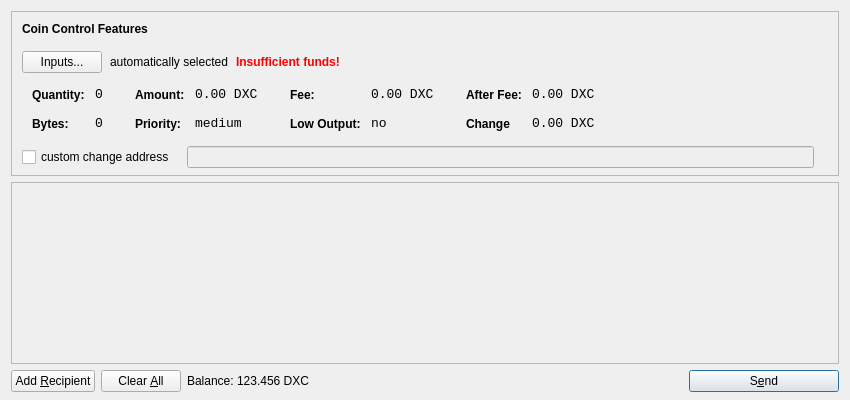
<?xml version="1.0" encoding="UTF-8"?>
<ui version="4.0">
 <class>SendCoinsDialog</class>
 <widget class="QDialog" name="SendCoinsDialog">
  <property name="geometry">
   <rect>
    <x>0</x>
    <y>0</y>
    <width>850</width>
    <height>400</height>
   </rect>
  </property>
  <property name="windowTitle">
   <string>Send Coins</string>
  </property>
  <layout class="QVBoxLayout" name="verticalLayout" stretch="0,1,0">
   <property name="bottomMargin">
    <number>8</number>
   </property>
   <item>
    <widget class="QFrame" name="frameCoinControl">
     <property name="sizePolicy">
      <sizepolicy hsizetype="Expanding" vsizetype="Expanding">
       <horstretch>0</horstretch>
       <verstretch>0</verstretch>
      </sizepolicy>
     </property>
     <property name="maximumSize">
      <size>
       <width>16777215</width>
       <height>16777215</height>
      </size>
     </property>
     <property name="frameShape">
      <enum>QFrame::StyledPanel</enum>
     </property>
     <property name="frameShadow">
      <enum>QFrame::Sunken</enum>
     </property>
     <layout class="QVBoxLayout" name="verticalLayoutCoinControl2">
      <property name="spacing">
       <number>-1</number>
      </property>
      <property name="leftMargin">
       <number>0</number>
      </property>
      <property name="topMargin">
       <number>0</number>
      </property>
      <property name="rightMargin">
       <number>0</number>
      </property>
      <property name="bottomMargin">
       <number>6</number>
      </property>
      <item>
       <layout class="QVBoxLayout" name="verticalLayoutCoinControl" stretch="0,0,0,0,1">
        <property name="spacing">
         <number>0</number>
        </property>
        <property name="leftMargin">
         <number>10</number>
        </property>
        <property name="topMargin">
         <number>10</number>
        </property>
        <item>
         <layout class="QHBoxLayout" name="horizontalLayoutCoinControl1">
          <property name="bottomMargin">
           <number>15</number>
          </property>
          <item>
           <widget class="QLabel" name="labelCoinControlFeatures">
            <property name="sizePolicy">
             <sizepolicy hsizetype="Preferred" vsizetype="Maximum">
              <horstretch>0</horstretch>
              <verstretch>0</verstretch>
             </sizepolicy>
            </property>
            <property name="font">
             <font>
              <weight>75</weight>
              <bold>true</bold>
             </font>
            </property>
            <property name="styleSheet">
             <string notr="true">font-weight:bold;</string>
            </property>
            <property name="text">
             <string>Coin Control Features</string>
            </property>
           </widget>
          </item>
         </layout>
        </item>
        <item>
         <layout class="QHBoxLayout" name="horizontalLayoutCoinControl2" stretch="0,0,0,0">
          <property name="spacing">
           <number>8</number>
          </property>
          <property name="bottomMargin">
           <number>10</number>
          </property>
          <item>
           <widget class="QPushButton" name="pushButtonCoinControl">
            <property name="styleSheet">
             <string notr="true"/>
            </property>
            <property name="text">
             <string>Inputs...</string>
            </property>
           </widget>
          </item>
          <item>
           <widget class="QLabel" name="labelCoinControlAutomaticallySelected">
            <property name="text">
             <string>automatically selected</string>
            </property>
            <property name="margin">
             <number>5</number>
            </property>
           </widget>
          </item>
          <item>
           <widget class="QLabel" name="labelCoinControlInsuffFunds">
            <property name="font">
             <font>
              <weight>75</weight>
              <bold>true</bold>
             </font>
            </property>
            <property name="styleSheet">
             <string notr="true">color:red;font-weight:bold;</string>
            </property>
            <property name="text">
             <string>Insufficient funds!</string>
            </property>
            <property name="margin">
             <number>5</number>
            </property>
           </widget>
          </item>
          <item>
           <spacer name="horizontalSpacerCoinControl">
            <property name="orientation">
             <enum>Qt::Horizontal</enum>
            </property>
            <property name="sizeHint" stdset="0">
             <size>
              <width>40</width>
              <height>1</height>
             </size>
            </property>
           </spacer>
          </item>
         </layout>
        </item>
        <item>
         <widget class="QWidget" name="widgetCoinControl" native="true">
          <property name="sizePolicy">
           <sizepolicy hsizetype="Preferred" vsizetype="Preferred">
            <horstretch>0</horstretch>
            <verstretch>0</verstretch>
           </sizepolicy>
          </property>
          <property name="minimumSize">
           <size>
            <width>0</width>
            <height>0</height>
           </size>
          </property>
          <property name="styleSheet">
           <string notr="true"/>
          </property>
          <layout class="QHBoxLayout" name="horizontalLayoutCoinControl5">
           <property name="margin">
            <number>0</number>
           </property>
           <item>
            <layout class="QHBoxLayout" name="horizontalLayoutCoinControl3" stretch="0,0,0,1">
             <property name="spacing">
              <number>20</number>
             </property>
             <property name="topMargin">
              <number>0</number>
             </property>
             <property name="bottomMargin">
              <number>10</number>
             </property>
             <item>
              <layout class="QFormLayout" name="formLayoutCoinControl1">
               <property name="horizontalSpacing">
                <number>10</number>
               </property>
               <property name="verticalSpacing">
                <number>14</number>
               </property>
               <property name="leftMargin">
                <number>10</number>
               </property>
               <property name="topMargin">
                <number>4</number>
               </property>
               <property name="rightMargin">
                <number>6</number>
               </property>
               <item row="0" column="0">
                <widget class="QLabel" name="labelCoinControlQuantityText">
                 <property name="styleSheet">
                  <string notr="true">font-weight:bold;</string>
                 </property>
                 <property name="text">
                  <string>Quantity:</string>
                 </property>
                 <property name="margin">
                  <number>0</number>
                 </property>
                </widget>
               </item>
               <item row="0" column="1">
                <widget class="QLabel" name="labelCoinControlQuantity">
                 <property name="font">
                  <font>
                   <family>Monospace</family>
                   <pointsize>10</pointsize>
                  </font>
                 </property>
                 <property name="cursor">
                  <cursorShape>IBeamCursor</cursorShape>
                 </property>
                 <property name="contextMenuPolicy">
                  <enum>Qt::ActionsContextMenu</enum>
                 </property>
                 <property name="text">
                  <string>0</string>
                 </property>
                 <property name="margin">
                  <number>0</number>
                 </property>
                 <property name="textInteractionFlags">
                  <set>Qt::LinksAccessibleByMouse|Qt::TextSelectableByKeyboard|Qt::TextSelectableByMouse</set>
                 </property>
                </widget>
               </item>
               <item row="1" column="0">
                <widget class="QLabel" name="labelCoinControlBytesText">
                 <property name="styleSheet">
                  <string notr="true">font-weight:bold;</string>
                 </property>
                 <property name="text">
                  <string>Bytes:</string>
                 </property>
                </widget>
               </item>
               <item row="1" column="1">
                <widget class="QLabel" name="labelCoinControlBytes">
                 <property name="font">
                  <font>
                   <family>Monospace</family>
                   <pointsize>10</pointsize>
                  </font>
                 </property>
                 <property name="cursor">
                  <cursorShape>IBeamCursor</cursorShape>
                 </property>
                 <property name="contextMenuPolicy">
                  <enum>Qt::ActionsContextMenu</enum>
                 </property>
                 <property name="text">
                  <string>0</string>
                 </property>
                 <property name="textInteractionFlags">
                  <set>Qt::LinksAccessibleByMouse|Qt::TextSelectableByKeyboard|Qt::TextSelectableByMouse</set>
                 </property>
                </widget>
               </item>
              </layout>
             </item>
             <item>
              <layout class="QFormLayout" name="formLayoutCoinControl2">
               <property name="horizontalSpacing">
                <number>10</number>
               </property>
               <property name="verticalSpacing">
                <number>14</number>
               </property>
               <property name="leftMargin">
                <number>6</number>
               </property>
               <property name="topMargin">
                <number>4</number>
               </property>
               <property name="rightMargin">
                <number>6</number>
               </property>
               <item row="0" column="0">
                <widget class="QLabel" name="labelCoinControlAmountText">
                 <property name="styleSheet">
                  <string notr="true">font-weight:bold;</string>
                 </property>
                 <property name="text">
                  <string>Amount:</string>
                 </property>
                 <property name="margin">
                  <number>0</number>
                 </property>
                </widget>
               </item>
               <item row="0" column="1">
                <widget class="QLabel" name="labelCoinControlAmount">
                 <property name="font">
                  <font>
                   <family>Monospace</family>
                   <pointsize>10</pointsize>
                  </font>
                 </property>
                 <property name="cursor">
                  <cursorShape>IBeamCursor</cursorShape>
                 </property>
                 <property name="contextMenuPolicy">
                  <enum>Qt::ActionsContextMenu</enum>
                 </property>
                 <property name="text">
                  <string>0.00 DXC</string>
                 </property>
                 <property name="textInteractionFlags">
                  <set>Qt::LinksAccessibleByMouse|Qt::TextSelectableByKeyboard|Qt::TextSelectableByMouse</set>
                 </property>
                </widget>
               </item>
               <item row="1" column="0">
                <widget class="QLabel" name="labelCoinControlPriorityText">
                 <property name="styleSheet">
                  <string notr="true">font-weight:bold;</string>
                 </property>
                 <property name="text">
                  <string>Priority:</string>
                 </property>
                </widget>
               </item>
               <item row="1" column="1">
                <widget class="QLabel" name="labelCoinControlPriority">
                 <property name="font">
                  <font>
                   <family>Monospace</family>
                   <pointsize>10</pointsize>
                  </font>
                 </property>
                 <property name="cursor">
                  <cursorShape>IBeamCursor</cursorShape>
                 </property>
                 <property name="contextMenuPolicy">
                  <enum>Qt::ActionsContextMenu</enum>
                 </property>
                 <property name="text">
                  <string>medium</string>
                 </property>
                 <property name="textInteractionFlags">
                  <set>Qt::LinksAccessibleByMouse|Qt::TextSelectableByKeyboard|Qt::TextSelectableByMouse</set>
                 </property>
                </widget>
               </item>
              </layout>
             </item>
             <item>
              <layout class="QFormLayout" name="formLayoutCoinControl3">
               <property name="horizontalSpacing">
                <number>10</number>
               </property>
               <property name="verticalSpacing">
                <number>14</number>
               </property>
               <property name="leftMargin">
                <number>6</number>
               </property>
               <property name="topMargin">
                <number>4</number>
               </property>
               <property name="rightMargin">
                <number>6</number>
               </property>
               <item row="0" column="0">
                <widget class="QLabel" name="labelCoinControlFeeText">
                 <property name="styleSheet">
                  <string notr="true">font-weight:bold;</string>
                 </property>
                 <property name="text">
                  <string>Fee:</string>
                 </property>
                 <property name="margin">
                  <number>0</number>
                 </property>
                </widget>
               </item>
               <item row="0" column="1">
                <widget class="QLabel" name="labelCoinControlFee">
                 <property name="font">
                  <font>
                   <family>Monospace</family>
                   <pointsize>10</pointsize>
                  </font>
                 </property>
                 <property name="cursor">
                  <cursorShape>IBeamCursor</cursorShape>
                 </property>
                 <property name="contextMenuPolicy">
                  <enum>Qt::ActionsContextMenu</enum>
                 </property>
                 <property name="text">
                  <string>0.00 DXC</string>
                 </property>
                 <property name="textInteractionFlags">
                  <set>Qt::LinksAccessibleByMouse|Qt::TextSelectableByKeyboard|Qt::TextSelectableByMouse</set>
                 </property>
                </widget>
               </item>
               <item row="1" column="0">
                <widget class="QLabel" name="labelCoinControlLowOutputText">
                 <property name="styleSheet">
                  <string notr="true">font-weight:bold;</string>
                 </property>
                 <property name="text">
                  <string>Low Output:</string>
                 </property>
                </widget>
               </item>
               <item row="1" column="1">
                <widget class="QLabel" name="labelCoinControlLowOutput">
                 <property name="font">
                  <font>
                   <family>Monospace</family>
                   <pointsize>10</pointsize>
                  </font>
                 </property>
                 <property name="cursor">
                  <cursorShape>IBeamCursor</cursorShape>
                 </property>
                 <property name="contextMenuPolicy">
                  <enum>Qt::ActionsContextMenu</enum>
                 </property>
                 <property name="text">
                  <string>no</string>
                 </property>
                 <property name="textInteractionFlags">
                  <set>Qt::LinksAccessibleByMouse|Qt::TextSelectableByKeyboard|Qt::TextSelectableByMouse</set>
                 </property>
                </widget>
               </item>
              </layout>
             </item>
             <item>
              <layout class="QFormLayout" name="formLayoutCoinControl4">
               <property name="horizontalSpacing">
                <number>10</number>
               </property>
               <property name="verticalSpacing">
                <number>14</number>
               </property>
               <property name="leftMargin">
                <number>6</number>
               </property>
               <property name="topMargin">
                <number>4</number>
               </property>
               <property name="rightMargin">
                <number>6</number>
               </property>
               <item row="0" column="0">
                <widget class="QLabel" name="labelCoinControlAfterFeeText">
                 <property name="styleSheet">
                  <string notr="true">font-weight:bold;</string>
                 </property>
                 <property name="text">
                  <string>After Fee:</string>
                 </property>
                 <property name="margin">
                  <number>0</number>
                 </property>
                </widget>
               </item>
               <item row="0" column="1">
                <widget class="QLabel" name="labelCoinControlAfterFee">
                 <property name="font">
                  <font>
                   <family>Monospace</family>
                   <pointsize>10</pointsize>
                  </font>
                 </property>
                 <property name="cursor">
                  <cursorShape>IBeamCursor</cursorShape>
                 </property>
                 <property name="contextMenuPolicy">
                  <enum>Qt::ActionsContextMenu</enum>
                 </property>
                 <property name="text">
                  <string>0.00 DXC</string>
                 </property>
                 <property name="textInteractionFlags">
                  <set>Qt::LinksAccessibleByMouse|Qt::TextSelectableByKeyboard|Qt::TextSelectableByMouse</set>
                 </property>
                </widget>
               </item>
               <item row="1" column="0">
                <widget class="QLabel" name="labelCoinControlChangeText">
                 <property name="styleSheet">
                  <string notr="true">font-weight:bold;</string>
                 </property>
                 <property name="text">
                  <string>Change</string>
                 </property>
                </widget>
               </item>
               <item row="1" column="1">
                <widget class="QLabel" name="labelCoinControlChange">
                 <property name="font">
                  <font>
                   <family>Monospace</family>
                   <pointsize>10</pointsize>
                  </font>
                 </property>
                 <property name="cursor">
                  <cursorShape>IBeamCursor</cursorShape>
                 </property>
                 <property name="contextMenuPolicy">
                  <enum>Qt::ActionsContextMenu</enum>
                 </property>
                 <property name="text">
                  <string>0.00 DXC</string>
                 </property>
                 <property name="textInteractionFlags">
                  <set>Qt::LinksAccessibleByMouse|Qt::TextSelectableByKeyboard|Qt::TextSelectableByMouse</set>
                 </property>
                </widget>
               </item>
              </layout>
             </item>
            </layout>
           </item>
          </layout>
         </widget>
        </item>
        <item>
         <layout class="QHBoxLayout" name="horizontalLayoutCoinControl4" stretch="0,0,0">
          <property name="spacing">
           <number>12</number>
          </property>
          <property name="sizeConstraint">
           <enum>QLayout::SetDefaultConstraint</enum>
          </property>
          <property name="topMargin">
           <number>5</number>
          </property>
          <property name="rightMargin">
           <number>5</number>
          </property>
          <item>
           <widget class="QCheckBox" name="checkBoxCoinControlChange">
            <property name="text">
             <string>custom change address</string>
            </property>
           </widget>
          </item>
          <item>
           <widget class="QLineEdit" name="lineEditCoinControlChange">
            <property name="enabled">
             <bool>false</bool>
            </property>
            <property name="sizePolicy">
             <sizepolicy hsizetype="Expanding" vsizetype="Fixed">
              <horstretch>0</horstretch>
              <verstretch>0</verstretch>
             </sizepolicy>
            </property>
           </widget>
          </item>
          <item>
           <widget class="QLabel" name="labelCoinControlChangeLabel">
            <property name="sizePolicy">
             <sizepolicy hsizetype="Preferred" vsizetype="Expanding">
              <horstretch>0</horstretch>
              <verstretch>0</verstretch>
             </sizepolicy>
            </property>
            <property name="minimumSize">
             <size>
              <width>0</width>
              <height>0</height>
             </size>
            </property>
            <property name="text">
             <string/>
            </property>
            <property name="margin">
             <number>3</number>
            </property>
           </widget>
          </item>
         </layout>
        </item>
        <item>
         <spacer name="verticalSpacerCoinControl">
          <property name="orientation">
           <enum>Qt::Vertical</enum>
          </property>
          <property name="sizeHint" stdset="0">
           <size>
            <width>800</width>
            <height>1</height>
           </size>
          </property>
         </spacer>
        </item>
       </layout>
      </item>
     </layout>
    </widget>
   </item>
   <item>
    <widget class="QScrollArea" name="scrollArea">
     <property name="widgetResizable">
      <bool>true</bool>
     </property>
     <widget class="QWidget" name="scrollAreaWidgetContents">
      <property name="geometry">
       <rect>
        <x>0</x>
        <y>0</y>
        <width>830</width>
        <height>165</height>
       </rect>
      </property>
      <layout class="QVBoxLayout" name="verticalLayout_2">
       <property name="margin">
        <number>0</number>
       </property>
       <item>
        <layout class="QVBoxLayout" name="entries">
         <property name="spacing">
          <number>6</number>
         </property>
        </layout>
       </item>
       <item>
        <spacer name="verticalSpacer">
         <property name="orientation">
          <enum>Qt::Vertical</enum>
         </property>
         <property name="sizeHint" stdset="0">
          <size>
           <width>20</width>
           <height>40</height>
          </size>
         </property>
        </spacer>
       </item>
      </layout>
     </widget>
    </widget>
   </item>
   <item>
    <layout class="QHBoxLayout" name="horizontalLayout">
     <item>
      <widget class="QPushButton" name="addButton">
       <property name="toolTip">
        <string>Send to multiple recipients at once</string>
       </property>
       <property name="text">
        <string>Add &amp;Recipient</string>
       </property>
       <property name="icon">
        <iconset resource="../bitcoin.qrc">
         <normaloff>:/icons/add</normaloff>:/icons/add</iconset>
       </property>
       <property name="autoDefault">
        <bool>false</bool>
       </property>
      </widget>
     </item>
     <item>
      <widget class="QPushButton" name="clearButton">
       <property name="sizePolicy">
        <sizepolicy hsizetype="Minimum" vsizetype="Fixed">
         <horstretch>0</horstretch>
         <verstretch>0</verstretch>
        </sizepolicy>
       </property>
       <property name="toolTip">
        <string>Remove all transaction fields</string>
       </property>
       <property name="text">
        <string>Clear &amp;All</string>
       </property>
       <property name="icon">
        <iconset resource="../bitcoin.qrc">
         <normaloff>:/icons/remove</normaloff>:/icons/remove</iconset>
       </property>
       <property name="autoRepeatDelay">
        <number>300</number>
       </property>
       <property name="autoDefault">
        <bool>false</bool>
       </property>
      </widget>
     </item>
     <item>
      <layout class="QHBoxLayout" name="horizontalLayout_2">
       <property name="spacing">
        <number>3</number>
       </property>
       <item>
        <widget class="QLabel" name="label">
         <property name="sizePolicy">
          <sizepolicy hsizetype="Preferred" vsizetype="Fixed">
           <horstretch>0</horstretch>
           <verstretch>0</verstretch>
          </sizepolicy>
         </property>
         <property name="text">
          <string>Balance:</string>
         </property>
        </widget>
       </item>
       <item>
        <widget class="QLabel" name="labelBalance">
         <property name="sizePolicy">
          <sizepolicy hsizetype="Preferred" vsizetype="Fixed">
           <horstretch>0</horstretch>
           <verstretch>0</verstretch>
          </sizepolicy>
         </property>
         <property name="cursor">
          <cursorShape>IBeamCursor</cursorShape>
         </property>
         <property name="text">
          <string>123.456 DXC</string>
         </property>
         <property name="textInteractionFlags">
          <set>Qt::LinksAccessibleByMouse|Qt::TextSelectableByKeyboard|Qt::TextSelectableByMouse</set>
         </property>
        </widget>
       </item>
      </layout>
     </item>
     <item>
      <spacer name="horizontalSpacer">
       <property name="orientation">
        <enum>Qt::Horizontal</enum>
       </property>
       <property name="sizeHint" stdset="0">
        <size>
         <width>40</width>
         <height>20</height>
        </size>
       </property>
      </spacer>
     </item>
     <item>
      <widget class="QPushButton" name="sendButton">
       <property name="minimumSize">
        <size>
         <width>150</width>
         <height>0</height>
        </size>
       </property>
       <property name="toolTip">
        <string>Confirm the send action</string>
       </property>
       <property name="text">
        <string>S&amp;end</string>
       </property>
       <property name="icon">
        <iconset resource="../bitcoin.qrc">
         <normaloff>:/icons/send</normaloff>:/icons/send</iconset>
       </property>
       <property name="default">
        <bool>true</bool>
       </property>
      </widget>
     </item>
    </layout>
   </item>
  </layout>
 </widget>
 <resources>
  <include location="../bitcoin.qrc"/>
 </resources>
 <connections/>
</ui>
